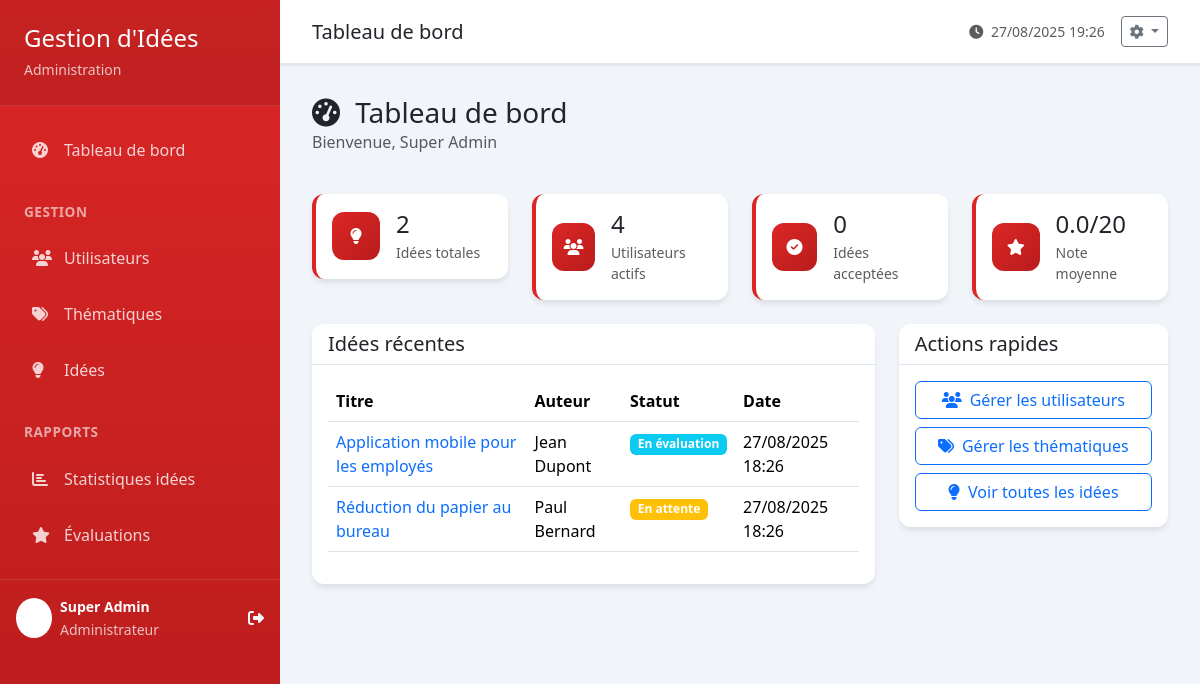
The page /dashboard (signed in) on the database its author committed.
### tables this page shows
CREATE TABLE idees (
    id INT AUTO_INCREMENT PRIMARY KEY,
    titre VARCHAR(200) NOT NULL,
    description TEXT NOT NULL,
    utilisateur_id INT NOT NULL,
    thematique_id INT NOT NULL,
    statut ENUM('en_attente', 'en_evaluation', 'acceptee', 'refusee') DEFAULT 'en_attente',
    note_moyenne DECIMAL(3,2) DEFAULT NULL,
    nombre_evaluations INT DEFAULT 0,
    date_creation TIMESTAMP DEFAULT CURRENT_TIMESTAMP,
    date_modification TIMESTAMP DEFAULT CURRENT_TIMESTAMP ON UPDATE CURRENT_TIMESTAMP,
    FOREIGN KEY (utilisateur_id) REFERENCES utilisateurs(id) ON DELETE CASCADE,
    FOREIGN KEY (thematique_id) REFERENCES thematiques(id) ON DELETE CASCADE
);

CREATE TABLE utilisateurs (
    id INT AUTO_INCREMENT PRIMARY KEY,
    nom VARCHAR(100) NOT NULL,
    prenom VARCHAR(100) NOT NULL,
    email VARCHAR(255) UNIQUE NOT NULL,
    mot_de_passe VARCHAR(255) NOT NULL,
    role ENUM('admin', 'salarie', 'evaluateur') NOT NULL,
    actif BOOLEAN DEFAULT TRUE,
    date_creation TIMESTAMP DEFAULT CURRENT_TIMESTAMP,
    date_modification TIMESTAMP DEFAULT CURRENT_TIMESTAMP ON UPDATE CURRENT_TIMESTAMP
);

### controllers/DashboardController.php (called while the page is built, shortened)
<?php
class DashboardController extends BaseController {
    private $ideeModel;
    private $utilisateurModel;
    private $thematiqueModel;
    public function __construct() {
        $this->ideeModel = new Idee();
        $this->utilisateurModel = new Utilisateur();
        $this->thematiqueModel = new Thematique();
    }
   public function index() {
    $data = [
        'title' => 'Tableau de bord'
    ];
    $userRole = $_SESSION['user_role'];
    switch ($userRole) {
        case 'admin':
            $data = array_merge($data, $this->getAdminStats());
            $layout = 'admin_layout';
            break;
    }
    $this->loadView('admin/dashboard', $data, $layout);
}
    private function getAdminStats() {
        try {
            $ideeStats = $this->ideeModel->getStats();
            $totalUsers = $this->utilisateurModel->count('actif = 1');
            $totalThematiques = $this->thematiqueModel->count('actif = 1');
            $recentIdees = $this->ideeModel->findAllWithJoins('', [], 5);
            return [
                'stats' => $ideeStats,
                'totalUsers' => $totalUsers,
                'totalThematiques' => $totalThematiques,
                'recentIdees' => $recentIdees
            ];
        } catch (Exception $e) {
            error_log("Erreur dans getAdminStats: " . $e->getMessage());
            return [
                'stats' => ['total' => 0, 'acceptees' => 0, 'note_moyenne_globale' => 0],
                'totalUsers' => 0,
                'totalThematiques' => 0,
                'recentIdees' => []
            ];
        }
    }
}
?>

### config/config.php (called while the page is built, shortened)
<?php
spl_autoload_register(function ($className) {
    $directories = [
       BASE_PATH . '/controllers',
        BASE_PATH . '/models',
        BASE_PATH . '/utils'
    ];
    foreach ($directories as $directory) {
        $file = $directory . '/' . $className . '.php';
        if (file_exists($file)) {
            return;
        }
    }
});
function e($data) {
    return htmlspecialchars((string)$data, ENT_QUOTES, 'UTF-8');
}
function formatDate($date, $format = 'd/m/Y H:i') {
    return date($format, strtotime($date));
}
function getStatutLabel($statut) {
    return STATUTS_IDEES[$statut] ?? $statut;
}
function getStatutClass($statut) {
    $classes = [
        'en_attente' => 'warning',
        'en_evaluation' => 'info',
        'acceptee' => 'success',
        'refusee' => 'danger'
    ];
    return $classes[$statut] ?? 'secondary';
}
?>

### models/BaseModel.php (called while the page is built, shortened)
<?php
abstract class BaseModel {
    protected $db;
    protected $table;
    public function __construct() {
        $this->db = Database::getInstance()->getConnection();
    }
    public function count($where = '') {
        try {
            $sql = "SELECT COUNT(*) FROM {$this->table}";
            if (!empty($where)) {
                $sql .= " WHERE {$where}";
            }
            $stmt = $this->db->prepare($sql);
            $stmt->execute();
            return $stmt->fetchColumn();
        } catch (PDOException $e) {
            error_log("Erreur count dans {$this->table}: " . $e->getMessage());
            return 0;
        }
    }
}
?>

### utils/Database.php (called while the page is built, shortened)
<?php
class Database {
    private $connection;
    private static $instance = null;
    private function __construct() {
        try {
            $dsn = "mysql:host=" . DB_HOST . ";dbname=" . DB_NAME . ";charset=" . DB_CHARSET;
            $options = [
                PDO::ATTR_ERRMODE => PDO::ERRMODE_EXCEPTION,
                PDO::ATTR_DEFAULT_FETCH_MODE => PDO::FETCH_ASSOC,
                PDO::ATTR_EMULATE_PREPARES => false,
                PDO::MYSQL_ATTR_INIT_COMMAND => "SET NAMES " . DB_CHARSET
            ];
            $this->connection = new PDO($dsn, DB_USER, DB_PASS, $options);
        } catch (PDOException $e) {
            error_log("Erreur de connexion à la base de données: " . $e->getMessage());
            throw new Exception("Erreur de connexion à la base de données: " . $e->getMessage());
        }
    }
    public function getConnection() {
        return $this->connection;
    }
    public static function getInstance() {
        if (self::$instance === null) {
            self::$instance = new Database();
        }
        return self::$instance;
    }
}
?>

### models/Idee.php (called while the page is built, shortened)
<?php
class Idee extends BaseModel {
    protected $table = 'idees';
    public function findAllWithJoins($conditions = '', $params = [], $limit = null) {
    $sql = "SELECT i.*,
                   u.nom as utilisateur_nom, u.prenom as utilisateur_prenom,
                   t.nom as thematique_nom
            FROM {$this->table} i
            LEFT JOIN utilisateurs u ON i.utilisateur_id = u.id
            LEFT JOIN thematiques t ON i.thematique_id = t.id";
    $sql .= " ORDER BY i.date_creation DESC";
    if ($limit !== null) {
        $sql .= " LIMIT " . intval($limit);
    }
    $stmt = $this->db->prepare($sql);
    $stmt->execute($params);
    return $stmt->fetchAll();
}
    public function getStats() {
        $sql = "SELECT
                    COUNT(*) as total,
                    COUNT(CASE WHEN statut = 'en_attente' THEN 1 END) as en_attente,
                    COUNT(CASE WHEN statut = 'en_evaluation' THEN 1 END) as en_evaluation,
                    COUNT(CASE WHEN statut = 'acceptee' THEN 1 END) as acceptees,
                    COUNT(CASE WHEN statut = 'refusee' THEN 1 END) as refusees,
                    AVG(note_moyenne) as note_moyenne_globale
                FROM {$this->table}";
        $stmt = $this->db->prepare($sql);
        $stmt->execute();
        return $stmt->fetch();
    }
}
?>

### views/admin/dashboard.php (the view, shortened to what this page needs)
<div class="row mb-4">
    <div class="col-12">
        <h1 class="h3 mb-0">
            <i class="fas fa-tachometer-alt me-2"></i>
            Tableau de bord
        </h1>
        <p class="text-muted">Bienvenue, <?= e($_SESSION['user_name']) ?></p>
    </div>
</div>
<?php if ($_SESSION['user_role'] === 'admin'): ?>
<div class="row mb-4">
    <div class="col-md-3">
        <div class="card stats-card">
            <div class="card-body">
                <div class="d-flex align-items-center">
                    <div class="stats-icon me-3">
                        <i class="fas fa-lightbulb"></i>
                    </div>
                    <div>
                        <div class="h4 mb-1"><?= $stats['total'] ?? 0 ?></div>
                        <div class="text-muted small">Idées totales</div>
                    </div>
                </div>
            </div>
        </div>
    </div>
    <div class="col-md-3">
        <div class="card stats-card">
            <div class="card-body">
                <div class="d-flex align-items-center">
                    <div class="stats-icon me-3">
                        <i class="fas fa-users"></i>
                    </div>
                    <div>
                        <div class="h4 mb-1"><?= $totalUsers ?? 0 ?></div>
                        <div class="text-muted small">Utilisateurs actifs</div>
                    </div>
                </div>
            </div>
        </div>
    </div>
    <div class="col-md-3">
        <div class="card stats-card">
            <div class="card-body">
                <div class="d-flex align-items-center">
                    <div class="stats-icon me-3">
                        <i class="fas fa-check-circle"></i>
                    </div>
                    <div>
                        <div class="h4 mb-1"><?= $stats['acceptees'] ?? 0 ?></div>
                        <div class="text-muted small">Idées acceptées</div>
                    </div>
                </div>
            </div>
        </div>
    </div>
    <div class="col-md-3">
        <div class="card stats-card">
            <div class="card-body">
                <div class="d-flex align-items-center">
                    <div class="stats-icon me-3">
                        <i class="fas fa-star"></i>
                    </div>
                    <div>
                        <div class="h4 mb-1"><?= number_format($stats['note_moyenne_globale'] ?? 0, 1) ?>/20</div>
                        <div class="text-muted small">Note moyenne</div>
                    </div>
                </div>
            </div>
        </div>
    </div>
</div>
<div class="row">
    <div class="col-md-8">
        <div class="card">
            <div class="card-header">
                <h5 class="mb-0">Idées récentes</h5>
            </div>
            <div class="card-body">
                <?php if (!empty($recentIdees)): ?>
                <div class="table-responsive">
                    <table class="table table-hover">
                        <thead>
                            <tr>
                                <th>Titre</th>
                                <th>Auteur</th>
                                <th>Statut</th>
                                <th>Date</th>
                            </tr>
                        </thead>
                        <tbody>
                            <?php foreach ($recentIdees as $idee): ?>
                            <tr>
                                <td>
                                    <a href="<?= BASE_URL ?>/idees/<?= $idee['id'] ?>" class="text-decoration-none">
                                        <?= e($idee['titre']) ?>
                                    </a>
                                </td>
                                <td><?= e($idee['utilisateur_prenom'] . ' ' . $idee['utilisateur_nom']) ?></td>
                                <td>
                                    <span class="badge bg-<?= getStatutClass($idee['statut']) ?>">
                                        <?= getStatutLabel($idee['statut']) ?>
                                    </span>
                                </td>
                                <td><?= formatDate($idee['date_creation']) ?></td>
                            </tr>
                            <?php endforeach; ?>
                        </tbody>
                    </table>
                </div>
                <?php endif; ?>
            </div>
        </div>
    </div>
    <div class="col-md-4">
        <div class="card">
            <div class="card-header">
                <h5 class="mb-0">Actions rapides</h5>
            </div>
            <div class="card-body">
                <div class="d-grid gap-2">
                    <a href="<?= BASE_URL ?>/utilisateurs" class="btn btn-outline-primary">
                        <i class="fas fa-users me-2"></i>Gérer les utilisateurs
                    </a>
                    <a href="<?= BASE_URL ?>/thematiques" class="btn btn-outline-primary">
                        <i class="fas fa-tags me-2"></i>Gérer les thématiques
                    </a>
                    <a href="<?= BASE_URL ?>/idees" class="btn btn-outline-primary">
                        <i class="fas fa-lightbulb me-2"></i>Voir toutes les idées
                    </a>
                </div>
            </div>
        </div>
    </div>
</div>
<?php endif; ?>

### rows shown on the page
idees: titre "Application mobile pour les employés", utilisateur.nom "Jean Dupont", statut "En évaluation", date_creation "27/08/2025 18:26"
idees: titre "Réduction du papier au bureau", utilisateur.nom "Paul Bernard", statut "En attente", date_creation "27/08/2025 18:26"

### other values the page prints
APP_NAME "Gestion d'Idées"
$_SESSION['user_name'] "Super Admin"
$title "Tableau de bord"
$stats['total'] "2"
$totalUsers "4"
$stats['acceptees'] "0"
$stats['note_moyenne_globale'] "0.0"
